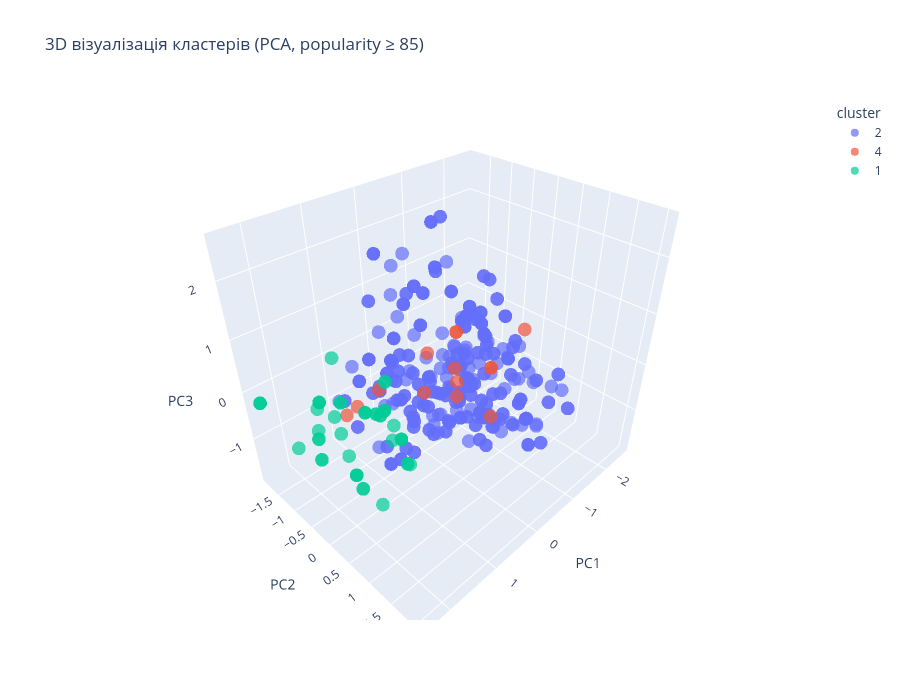

Notebook code for this chart:
### Code cell
# --- PCA до 3 компонент для 3D-візуалізації ---

# Створюємо об'єкт PCA з 3 компонентами
pca_3d = PCA(n_components=3)

# Проєктуємо стандартизовані дані популярних треків на 3 головні компоненти
X_pca_3d = pca_3d.fit_transform(X_popular)

# Вивід сумарної поясненої дисперсії для 3 компонент
print(f"Сумарна пояснена дисперсія (3D): {sum(pca_3d.explained_variance_ratio_)*100:.2f}%")

# Створюємо DataFrame для Plotly з координатами PCA та мітками кластерів
df_plot = pd.DataFrame({
    'PC1': X_pca_3d[:, 0],
    'PC2': X_pca_3d[:, 1],
    'PC3': X_pca_3d[:, 2],
    'cluster': df_popular['cluster'].astype(str).values,
    'track_name': df_popular['track_name'].values,
    'artist_name': df_popular['artist_name'].values
})

# --- Інтерактивна 3D-візуалізація за допомогою Plotly ---

# scatter_3d створює інтерактивний 3D-графік, де можна обертати, масштабувати
# hover_data показує назву треку та виконавця при наведенні курсору
fig = px.scatter_3d(
    df_plot,
    x='PC1', y='PC2', z='PC3',
    color='cluster',
    hover_data=['track_name', 'artist_name'],
    title='3D візуалізація кластерів (PCA, popularity ≥ 85)',
    opacity=0.7
)

# Оновлюємо розміри фігури
fig.update_layout(width=900, height=700)

# Відображення інтерактивного графіку
fig.show()

### Figure 1 — Plotly figure (JSON) as saved in the notebook; plotly's stock layout.template omitted (floating-point values rounded to 4 significant figures; data arrays with more than 128 entries replaced by an {"elided": "..."} marker saying what was removed)
{"data": [{"customdata": {"elided": "358x2 str values"}, "hovertemplate": "cluster=2<br>PC1=%{x}<br>PC2=%{y}<br>PC3=%{z}<br>track_name=%{customdata[0]}<br>artist_name=%{customdata[1]}<extra></extra>", "legendgroup": "2", "marker": {"color": "#636efa", "opacity": 0.7, "symbol": "circle"}, "mode": "markers", "name": "2", "scene": "scene", "showlegend": true, "type": "scatter3d", "x": {"elided": "358 float values"}, "y": {"elided": "358 float values"}, "z": {"elided": "358 float values"}}, {"customdata": [["needy", "Ariana Grande"], ["changes", "XXXTENTACION"], ["needy", "Ariana Grande"], ["idontwannabeyouanymore", "Billie Eilish"], ["Saturday Nights", "Khalid"], ["ocean eyes", "Billie Eilish"], ["Someone You Loved", "Lewis Capaldi"], ["Say You Won't Let Go", "James Arthur"], ["Happier", "Ed Sheeran"], ["Stay With Me", "Sam Smith"], ["Best Part (feat. Daniel Caesar)", "H.E.R."], ["Photograph", "Ed Sheeran"], ["Best Part (feat. Daniel Caesar)", "H.E.R."], ["All of Me", "John Legend"]], "hovertemplate": "cluster=4<br>PC1=%{x}<br>PC2=%{y}<br>PC3=%{z}<br>track_name=%{customdata[0]}<br>artist_name=%{customdata[1]}<extra></extra>", "legendgroup": "4", "marker": {"color": "#EF553B", "opacity": 0.7, "symbol": "circle"}, "mode": "markers", "name": "4", "scene": "scene", "showlegend": true, "type": "scatter3d", "x": [-1.803, -2.543, -1.803, 0.8381, 0.9029, -0.03816, -0.9344, -1.501, -1.444, -1.636, -2.083, -0.9921, -2.083, -0.8568], "y": [-1.466, -0.3215, -1.466, -1.692, -1.225, -1.831, -0.5888, -0.201, -1.148, -1.273, -0.7434, -1.453, -0.7434, -1.417], "z": [-0.581, -0.34, -0.581, -1.316, -0.7979, -1.282, -1.249, -1.85, -1.132, -1.641, -1.24, -0.6931, -1.24, -1.573]}, {"customdata": [["Who Do You Love (with 5 Seconds of Summer)", "The Chainsmokers"], ["God is a woman", "Ariana Grande"], ["Close To Me (with Diplo) (feat. Swae Lee)", "Ellie Goulding"], ["Always Remember Us This Way", "Lady Gaga"], ["Swan Song (From the Motion Picture \"Alita: Battle Angel\")", "Dua Lipa"], ["Pure Water (with Migos)", "Mustard"], ["First Off (feat. Travis Scott)", "Future"], ["'Till I Collapse", "Eminem"], ["11 Minutes (with Halsey feat. Travis Barker)", "YUNGBLUD"], ["Pure Water (with Migos)", "Mustard"], ["rockstar (feat. 21 Savage)", "Post Malone"], ["I Fall Apart", "Post Malone"], ["All Girls Are The Same", "Juice WRLD"], ["Startender (feat. Offset and Tyga)", "A Boogie Wit da Hoodie"], ["First Off (feat. Travis Scott)", "Future"], ["Nights Like This (feat. Ty Dolla $ign)", "Kehlani"], ["'Till I Collapse", "Eminem"], ["Starboy", "The Weeknd"], ["11 Minutes (with Halsey feat. Travis Barker)", "YUNGBLUD"], ["Pure Water (with Migos)", "Mustard"], ["rockstar (feat. 21 Savage)", "Post Malone"], ["I Fall Apart", "Post Malone"], ["Who Do You Love (with 5 Seconds of Summer)", "The Chainsmokers"], ["Close To Me (with Diplo) (feat. Swae Lee)", "Ellie Goulding"], ["God is a woman", "Ariana Grande"], ["Nights Like This (feat. Ty Dolla $ign)", "Kehlani"], ["Silence", "Marshmello"], ["First Off (feat. Travis Scott)", "Future"], ["Swan Song (From the Motion Picture \"Alita: Battle Angel\")", "Dua Lipa"], ["Always Remember Us This Way", "Lady Gaga"], ["Ocean (feat. Khalid)", "Martin Garrix"], ["Alone", "Marshmello"], ["Starboy", "The Weeknd"], ["Love Someone", "Lukas Graham"], ["Amigos Con Derechos", "Reik"], ["Ya No Tiene Novio", "Sebastian Yatra"], ["Solo de Mi", "Bad Bunny"], ["Ibiza", "Ozuna"], ["Amigos Con Derechos", "Reik"], ["Close To Me (with Diplo) (feat. Swae Lee)", "Ellie Goulding"], ["Nights Like This (feat. Ty Dolla $ign)", "Kehlani"], ["Starboy", "The Weeknd"], ["11 Minutes (with Halsey feat. Travis Barker)", "YUNGBLUD"], ["Thunder", "Imagine Dragons"], ["Bad Liar", "Imagine Dragons"]], "hovertemplate": "cluster=1<br>PC1=%{x}<br>PC2=%{y}<br>PC3=%{z}<br>track_name=%{customdata[0]}<br>artist_name=%{customdata[1]}<extra></extra>", "legendgroup": "1", "marker": {"color": "#00cc96", "opacity": 0.7, "symbol": "circle"}, "mode": "markers", "name": "1", "scene": "scene", "showlegend": true, "type": "scatter3d", "x": [0.9262, 0.8635, 0.9506, 0.2173, 2.368, 2.388, 1.461, 1.804, 1.5, 2.388, 1.098, 0.7148, 1.19, 2.306, 1.461, 0.7091, 1.804, 2.017, 1.499, 2.388, 1.098, 0.7148, 0.9249, 0.9506, 0.8635, 0.7091, 0.7091, 1.461, 2.368, 0.2159, 0.2718, 1.059, 2.017, 1.357, 2.222, 2.249, 1.737, 2.28, 2.222, 0.9506, 0.7091, 2.017, 1.499, 1.686, 1.821], "y": [0.09034, -0.7521, -0.004393, -1.283, -0.1369, -1.773, -0.2205, -1.134, -0.5963, -1.773, -1.446, -0.8395, -1.395, -0.2095, -0.2205, -0.7173, -1.134, -0.5709, -0.5962, -1.773, -1.446, -0.8395, 0.09048, -0.004393, -0.7521, -0.7173, -0.5474, -0.2205, -0.1369, -1.283, -1.04, 0.315, -0.5709, -1.28, 0.6342, 1.107, -1.147, 0.3408, 0.6342, -0.004393, -0.7173, -0.5709, -0.5962, -0.4658, -1.865], "z": [-1.253, -0.7078, -0.7473, -0.6533, -0.3218, -0.1803, -0.00631, -0.9234, -1.603, -0.1803, -0.7264, -0.885, 0.3012, 0.1634, -0.00631, -0.7039, -0.9234, 0.3151, -1.603, -0.1803, -0.7264, -0.885, -1.252, -0.7473, -0.7078, -0.7039, -1.28, -0.00631, -0.3218, -0.6527, -1.512, -1.017, 0.3151, -0.7928, -0.4634, -0.3981, -0.318, 0.437, -0.4634, -0.7473, -0.7039, 0.3151, -1.603, -0.9349, -1.606]}], "layout": {"height": 700, "legend": {"title": {"text": "cluster"}, "tracegroupgap": 0}, "scene": {"domain": {"x": [0.0, 1.0], "y": [0.0, 1.0]}, "xaxis": {"title": {"text": "PC1"}}, "yaxis": {"title": {"text": "PC2"}}, "zaxis": {"title": {"text": "PC3"}}}, "title": {"text": "3D візуалізація кластерів (PCA, popularity ≥ 85)"}, "width": 900}}
